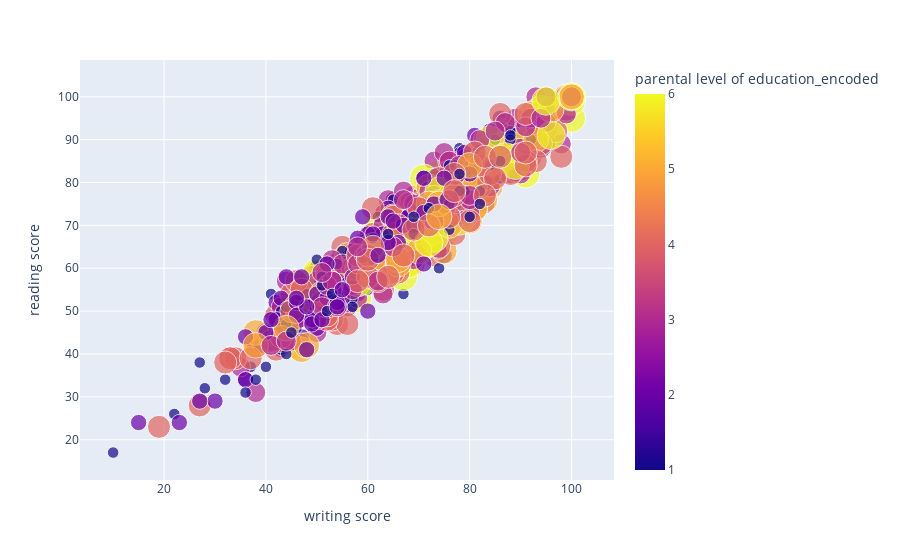

Notebook source saved alongside this figure:
### Markdown cell above
<font color = "Blue"><B><h2> Score Representation with Parental Level of Education</h2></B></font>

### Code cell
# type 3 : with size & color 
fig = px.scatter(df, x='writing score', y='reading score', 
                 color='parental level of education_encoded',
                 size='parental level of education_encoded',
                )
fig.show()

### Figure 1 — Plotly figure (JSON) as saved in the notebook; plotly's stock layout.template omitted (floating-point values rounded to 4 significant figures; data arrays with more than 128 entries replaced by an {"elided": "..."} marker saying what was removed)
{"data": [{"hovertemplate": "writing score=%{x}<br>reading score=%{y}<br>parental level of education_encoded=%{marker.color}", "showlegend": false, "legendgroup": "", "name": "", "yaxis": "y", "y": {"elided": "1000 int values"}, "hoverlabel": {"namelength": 0}, "mode": "markers", "xaxis": "x", "marker": {"sizeref": 0.015, "color": {"elided": "1000 int values"}, "symbol": "circle", "sizemode": "area", "coloraxis": "coloraxis", "size": {"elided": "1000 int values"}}, "x": {"elided": "1000 int values"}, "type": "scatter"}], "layout": {"yaxis": {"domain": [0, 1], "anchor": "x", "title": {"text": "reading score"}}, "xaxis": {"domain": [0, 1], "anchor": "y", "title": {"text": "writing score"}}, "margin": {"t": 60}, "legend": {"itemsizing": "constant", "tracegroupgap": 0}, "coloraxis": {"colorbar": {"title": {"text": "parental level of education_encoded"}}, "colorscale": [[0, "#0d0887"], [0.1111, "#46039f"], [0.2222, "#7201a8"], [0.3333, "#9c179e"], [0.4444, "#bd3786"], [0.5556, "#d8576b"], [0.6667, "#ed7953"], [0.7778, "#fb9f3a"], [0.8889, "#fdca26"], [1, "#f0f921"]]}}}
